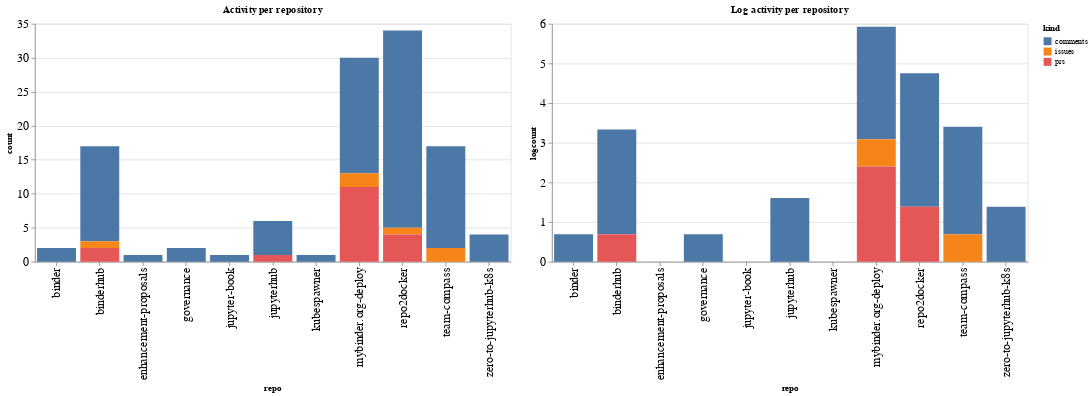

Write notebook code for a chart like this one.
### Code cell
ch1 = alt.Chart(repo_summaries, width=600, title="Activity per repository").mark_bar().encode(
    x='repo',
    y='count',
    color='kind',
    tooltip="kind"
)

ch2 = alt.Chart(repo_summaries, width=600, title="Log activity per repository").mark_bar().encode(
    x='repo',
    y='logcount',
    color='kind',
    tooltip="kind"
)

ch1 | ch2

### Figure 1 — Vega-Lite specification as saved in the notebook (floating-point values rounded to 4 significant figures)
{"config": {"axisLeft": {"labelFontSize": 15}, "axisBottom": {"labelFontSize": 15}}, "hconcat": [{"mark": "bar", "encoding": {"color": {"type": "nominal", "field": "kind"}, "tooltip": {"type": "nominal", "field": "kind"}, "x": {"type": "nominal", "field": "repo"}, "y": {"type": "quantitative", "field": "count"}}, "title": "Activity per repository", "width": 600}, {"mark": "bar", "encoding": {"color": {"type": "nominal", "field": "kind"}, "tooltip": {"type": "nominal", "field": "kind"}, "x": {"type": "nominal", "field": "repo"}, "y": {"type": "quantitative", "field": "logcount"}}, "title": "Log activity per repository", "width": 600}], "data": {"name": "data-f2a0b86a802cedbc49127413bf07c0d9"}, "$schema": "https://vega.github.io/schema/vega-lite/v4.8.1.json", "datasets": {"data-f2a0b86a802cedbc49127413bf07c0d9": [{"repo": "binder", "kind": "comments", "count": 2, "logcount": 0.6931}, {"repo": "binderhub", "kind": "comments", "count": 14, "logcount": 2.639}, {"repo": "binderhub", "kind": "issues", "count": 1, "logcount": 0.0}, {"repo": "binderhub", "kind": "prs", "count": 2, "logcount": 0.6931}, {"repo": "enhancement-proposals", "kind": "comments", "count": 1, "logcount": 0.0}, {"repo": "governance", "kind": "comments", "count": 2, "logcount": 0.6931}, {"repo": "jupyter-book", "kind": "comments", "count": 1, "logcount": 0.0}, {"repo": "jupyterhub", "kind": "comments", "count": 5, "logcount": 1.609}, {"repo": "jupyterhub", "kind": "prs", "count": 1, "logcount": 0.0}, {"repo": "kubespawner", "kind": "comments", "count": 1, "logcount": 0.0}, {"repo": "mybinder.org-deploy", "kind": "comments", "count": 17, "logcount": 2.833}, {"repo": "mybinder.org-deploy", "kind": "issues", "count": 2, "logcount": 0.6931}, {"repo": "mybinder.org-deploy", "kind": "prs", "count": 11, "logcount": 2.398}, {"repo": "repo2docker", "kind": "comments", "count": 29, "logcount": 3.367}, {"repo": "repo2docker", "kind": "issues", "count": 1, "logcount": 0.0}, {"repo": "repo2docker", "kind": "prs", "count": 4, "logcount": 1.386}, {"repo": "team-compass", "kind": "comments", "count": 15, "logcount": 2.708}, {"repo": "team-compass", "kind": "issues", "count": 2, "logcount": 0.6931}, {"repo": "zero-to-jupyterhub-k8s", "kind": "comments", "count": 4, "logcount": 1.386}]}}
